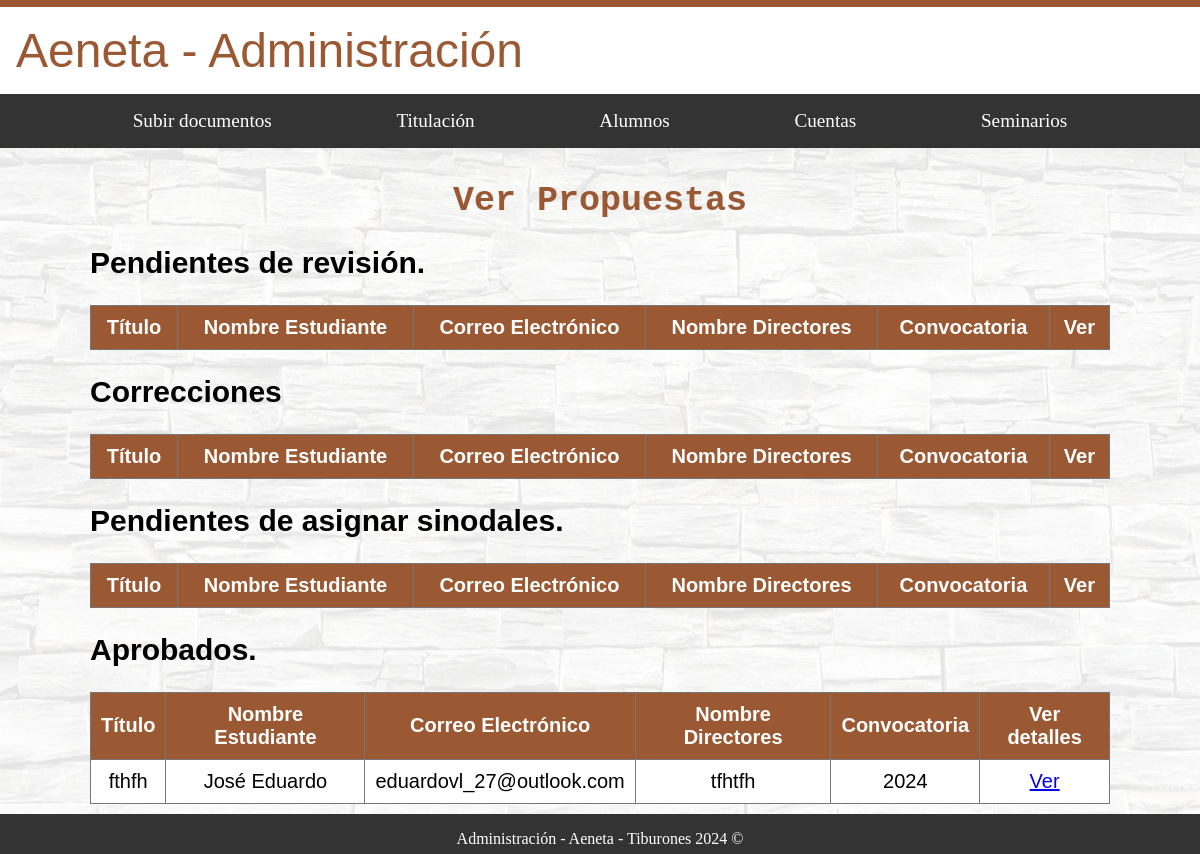
The page /administracion/alumnos/revisar_propuestas_titulacion/ on the database as committed earlier.
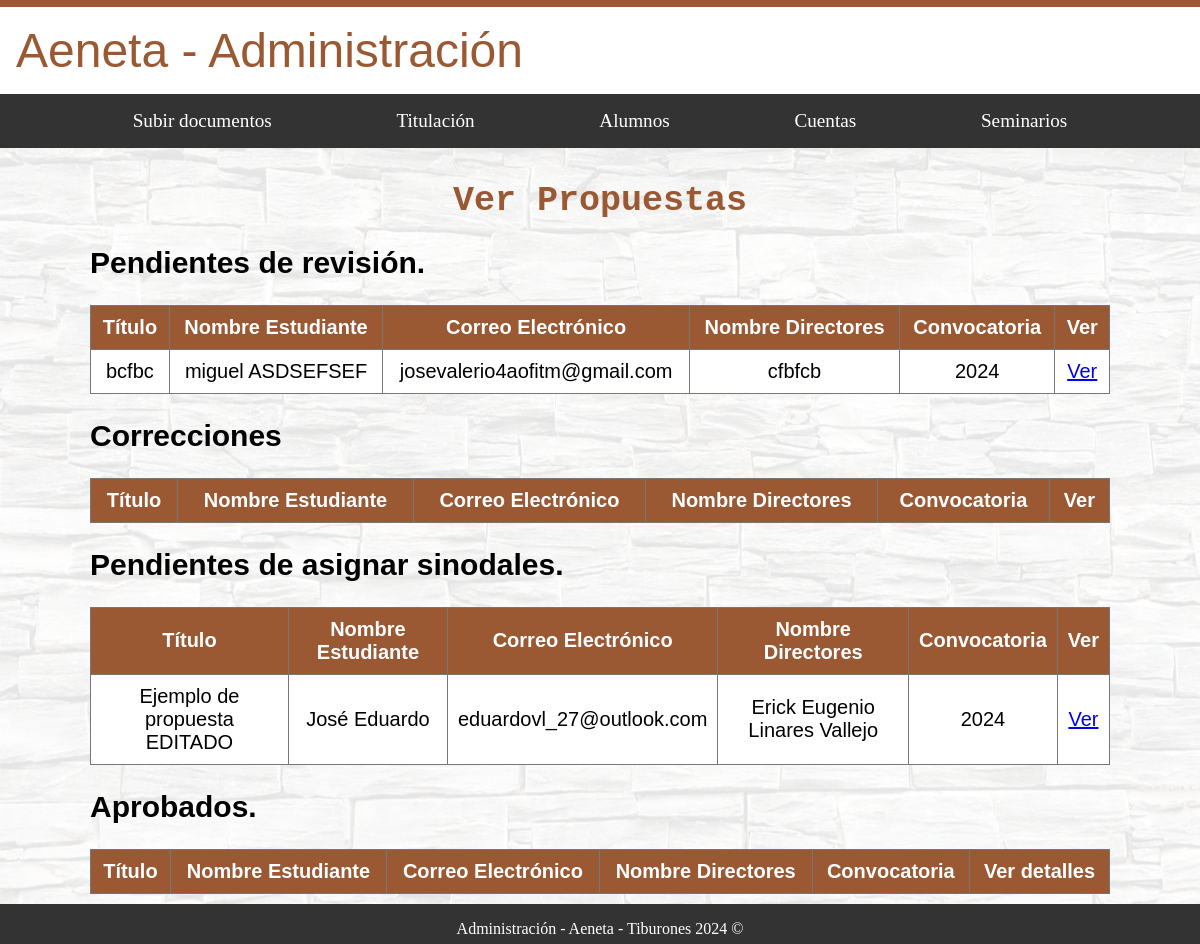
The same page on the database as committed later.
### alumnos/models.py (models this page shows, shortened)
class DocumentoPropuestaAlumno(models.Model):
    titulo = models.CharField(max_length=255)
    nombre_estudiante = models.CharField(max_length=100)
    correo_electronico = models.EmailField()
    nombre_directores = models.CharField(max_length=255)
    resumen = models.TextField()
    objetivos = models.TextField()
    metodologia = models.TextField()
    palabras_clave = models.CharField(max_length=255)
    referencias = models.TextField()
    convocatoria = models.CharField(max_length=4, default="2024")
    enviado = models.BooleanField(default=False)
    aceptado = models.BooleanField(default=False)
    sinodales = models.BooleanField(default=False)
    alumno = models.ForeignKey(settings.AUTH_USER_MODEL, on_delete=models.CASCADE)

### administracion/views.py (the view)
# urls.py: path('alumnos/revisar_propuestas_titulacion/', AdministracionDocumentosPrupuestaAlumnos.as_view(), name='revisar_propuestas_titulacion'),
class AdministracionDocumentosPrupuestaAlumnos(TemplateView):
    template_name = 'administracion/alumnos/revisar_propuestas_titulacion.html'
    def get(self, request, *args, **kwargs):
        propuestas_pendientes_revision = DocumentoPropuestaAlumno.objects.filter(revisarpropuesta__revisado=False, enviado=True)
        propuestas_correcciones = DocumentoPropuestaAlumno.objects.filter(revisarpropuesta__revisado=True, revisarpropuesta__aceptado=False)
        propuestas_pendientes_sinodales = DocumentoPropuestaAlumno.objects.filter(revisarpropuesta__aceptado=True, sinodales=False)
        propuestas_aprobadas = DocumentoPropuestaAlumno.objects.filter(revisarpropuesta__aceptado=True, sinodales=True)
        context = {
            'propuestas_pendientes_revision': propuestas_pendientes_revision,
            'propuestas_correcciones': propuestas_correcciones,
            'propuestas_pendientes_sinodales': propuestas_pendientes_sinodales,
            'propuestas_aprobadas': propuestas_aprobadas
        }
        return self.render_to_response(context)

### administracion/templates/administracion/alumnos/revisar_propuestas_titulacion.html (shortened to what this page needs)
{% extends "base_generic_Administracion.html" %}
{% block content %}
<div id="fondo">
  <div class="contenedor_principal letra_texto">
    <h1 class="letra_titulos">Ver Propuestas</h1>
    <div>
      <h2>Pendientes de revisión.</h2>
      <table>
        <thead>
          <tr>
            <th>Título</th>
            <th>Nombre Estudiante</th>
            <th>Correo Electrónico</th>
            <th>Nombre Directores</th>
            <th>Convocatoria</th>
            <th>Ver</th>
          </tr>
        </thead>
        <tbody>
          {% for propuesta in propuestas_pendientes_revision %}
            <tr>
              <td>{{ propuesta.titulo }}</td>
              <td>{{ propuesta.nombre_estudiante }}</td>
              <td>{{ propuesta.correo_electronico }}</td>
              <td>{{ propuesta.nombre_directores }}</td>
              <td>{{ propuesta.convocatoria }}</td>
              <td><a href="{% url 'administracion:individual_revisar_p' pk=propuesta.pk %}">Ver</a></td>
            </tr>
          {% endfor %}
        </tbody>
      </table>
    </div>
    <div>
      <h2>Correcciones</h2>
      <table>
        <thead>
          <tr>
            <th>Título</th>
            <th>Nombre Estudiante</th>
            <th>Correo Electrónico</th>
            <th>Nombre Directores</th>
            <th>Convocatoria</th>
            <th>Ver</th>
          </tr>
        </thead>
      </table>
    </div>
    <div>
      <h2>Pendientes de asignar sinodales.</h2>
      <table>
        <thead>
          <tr>
            <th>Título</th>
            <th>Nombre Estudiante</th>
            <th>Correo Electrónico</th>
            <th>Nombre Directores</th>
            <th>Convocatoria</th>
            <th>Ver</th>
          </tr>
        </thead>
        <tbody>
          {% for propuesta in propuestas_pendientes_sinodales %}
            <tr>
              <td>{{ propuesta.titulo }}</td>
              <td>{{ propuesta.nombre_estudiante }}</td>
              <td>{{ propuesta.correo_electronico }}</td>
              <td>{{ propuesta.nombre_directores }}</td>
              <td>{{ propuesta.convocatoria }}</td>
              <td><a href="{% url 'administracion:asignar_sinodales' pk=propuesta.pk %}">Ver</a></td>
            </tr>
          {% endfor %}
        </tbody>
      </table>
    </div>
    <div>
      <h2>Aprobados.</h2>
      <table>
        <thead>
          <tr>
            <th>Título</th>
            <th>Nombre Estudiante</th>
            <th>Correo Electrónico</th>
            <th>Nombre Directores</th>
            <th>Convocatoria</th>
            <th>Ver detalles</th>
          </tr>
        </thead>
        <tbody>
          {% for propuesta in propuestas_aprobadas %}
            <tr>
              <td>{{ propuesta.titulo }}</td>
              <td>{{ propuesta.nombre_estudiante }}</td>
              <td>{{ propuesta.correo_electronico }}</td>
              <td>{{ propuesta.nombre_directores }}</td>
              <td>{{ propuesta.convocatoria }}</td>
              <td><a href="{% url 'administracion:ver_detalles' pk=propuesta.pk %}">Ver</a></td>
            </tr>
          {% endfor %}
        </tbody>
      </table>
    </div>
  </div>
</div>
{% endblock %}

### administracion/templates/base_generic_Administracion.html (shortened to what this page needs)
<!DOCTYPE html>
{%load static %}
<html lang="es">
<head>
    <link rel="stylesheet" type="text/css" href="{% static 'styles/home_administracion.css' %}">
    <link rel="stylesheet" type="text/css" href="{% static 'styles/subirDoc.css' %}">
    <link rel="stylesheet" type="text/css" href="{% static 'styles/base.css' %}">
    <link rel="stylesheet" type="text/css" href="{% static 'styles/informacion.css' %}">
    <link rel="stylesheet" type="text/css" href="{% static 'styles/nav_bar.css' %}">
    <link rel="stylesheet" type="text/css" href="{% static 'styles/alumno.css' %}">
    <link rel="stylesheet" type="text/css" href="{% static 'styles/crear_cuentas.css' %}">
    <link rel="stylesheet" type="text/css" href="{% static 'styles/administrar_cuentas.css' %}">
    <link rel="stylesheet" type="text/css" href="{% static 'styles/paginacion.css' %}">
    <link rel="stylesheet" type="text/css" href="{% static 'styles/calendario_titulacion.css' %}">
    <link rel="stylesheet" href="https://cdnjs.cloudflare.com/ajax/libs/font-awesome/6.0.0-beta3/css/all.min.css">
</head>
<body>
    <div id="nombre_sistema" class="header-flex-container">
        <a href="{% url 'administracion:home' %}">
            <span>Aeneta - Administración</span>
        </a>
    </div>
    <nav class="nav_bar" aria-label="Navegación principal">
        <a class="nav-link" href="{% url 'administracion:subir_documento' %}">Subir documentos</a>
        <div class="dropdown">
            <a class="nav-link">Titulación</a>
        </div>
        <div class="dropdown">
            <a class="nav-link" href="{% url 'administracion:alumnos' %}">Alumnos</a>
        </div>
        <div class="dropdown">
            <a class="nav-link">Cuentas</a>
        </div>
        <a class="nav-link" href="{% url 'administracion:seminarios' %}">Seminarios</a>
    </nav>
    {% block content %}{% endblock %}
    <footer>
        <p>Administración - Aeneta - Tiburones 2024 ©</p>
    </footer>
</body>
</html>

### administracion/static/styles/home_administracion.css (style rules this page uses)
html { margin: 0; padding: 0; overflow-x: hidden; box-sizing: border-box; }
.header-flex-container, #fondo, footer { width: 100%; max-width: 100%; box-sizing: border-box; }
body { margin: 0; padding: 0; min-height: 100vh; display: flex; flex-direction: column; }
.header-flex-container, #fondo, footer { width: 100%; }
#fondo { position: relative; flex: 1; display: flex; flex-direction: column; justify-content: center; }
#fondo::before { content: ''; background-image: url('/static/image_admin/fondos_admin/Fondo.jpg'); opacity: 0.1; top: 0; left: 0; bottom: 0; right: 0; position: absolute; z-index: -1; }
.contenedor_principal { position: relative; margin: auto; width: 85%; z-index: 2; padding: 10px; }
.letra_titulos { font-family: monospace; color: #9A5933; font-size: 35px; text-align: center; }
.letra_texto { font-family: sans-serif; color: black; font-size: 20px; text-align: justify; }
.header-flex-container { display: flex; justify-content: space-between; align-items: center; padding: 1rem; background-color: #fff; border-top: 7px solid #9A5933; font-family: 'Malgun Gothic Semilight', sans-serif; }
.header-flex-container span { font-size: 3rem; color: #9A5933; font-weight: 300; }
.header-flex-container a, .header-flex-container a:visited { text-decoration: none; color: inherit; }
footer { background: #333; color: white; text-align: center; height: 40px; width: 100%; }

### administracion/static/styles/subirDoc.css (style rules this page uses)
.contenedor_principal { position: relative; margin: auto; width: 85%; z-index: 2; padding: 10px; }
.letra_titulos { font-family: monospace; color: #9A5933; font-size: 35px; text-align: center; }
.letra_texto { font-family: sans-serif; color: black; font-size: 20px; text-align: justify; }

### administracion/static/styles/base.css (style rules this page uses)
.header-flex-container { display: flex; justify-content: space-between; align-items: center; }

### administracion/static/styles/nav_bar.css (style rules this page uses)
.nav_bar { display: flex; justify-content: space-evenly; align-items: center; position: sticky; top: 0; background: #333333; padding: .5rem .5rem; z-index: 1029; }
.nav-link, .dropbtn { color: white; text-decoration: none; padding: 0.5rem 0; font-size: 1.2rem; transition: opacity 0.3s; }
.dropdown { position: relative; display: inline-block; z-index: 1030; }

### administracion/static/styles/alumno.css (style rules this page uses)
table { width: 100%; border-collapse: collapse; background-color: white; }
table th, table td { border: 1px solid #777777; padding: 10px; text-align: center; }
thead th { background-color: #9A5933; color: #fff; }

Rows that differ between the two databases and show on the page:
removed DocumentoPropuestaAlumno: titulo "fthfh", nombre_estudiante "José Eduardo", correo_electronico "eduardovl_27@outlook.com", nombre_directores "tfhtfh", convocatoria "2024", shown under "Aprobados."
added DocumentoPropuestaAlumno: titulo "bcfbc", nombre_estudiante "miguel ASDSEFSEF", correo_electronico "josevalerio4aofitm@gmail.com", nombre_directores "cfbfcb", convocatoria "2024", shown under "Pendientes de revisión."
added DocumentoPropuestaAlumno: titulo "Ejemplo de propuesta EDITADO", nombre_estudiante "José Eduardo", correo_electronico "eduardovl_27@outlook.com", nombre_directores "Erick Eugenio Linares Vallejo", convocatoria "2024", shown under "Pendientes de asignar sinodales."
